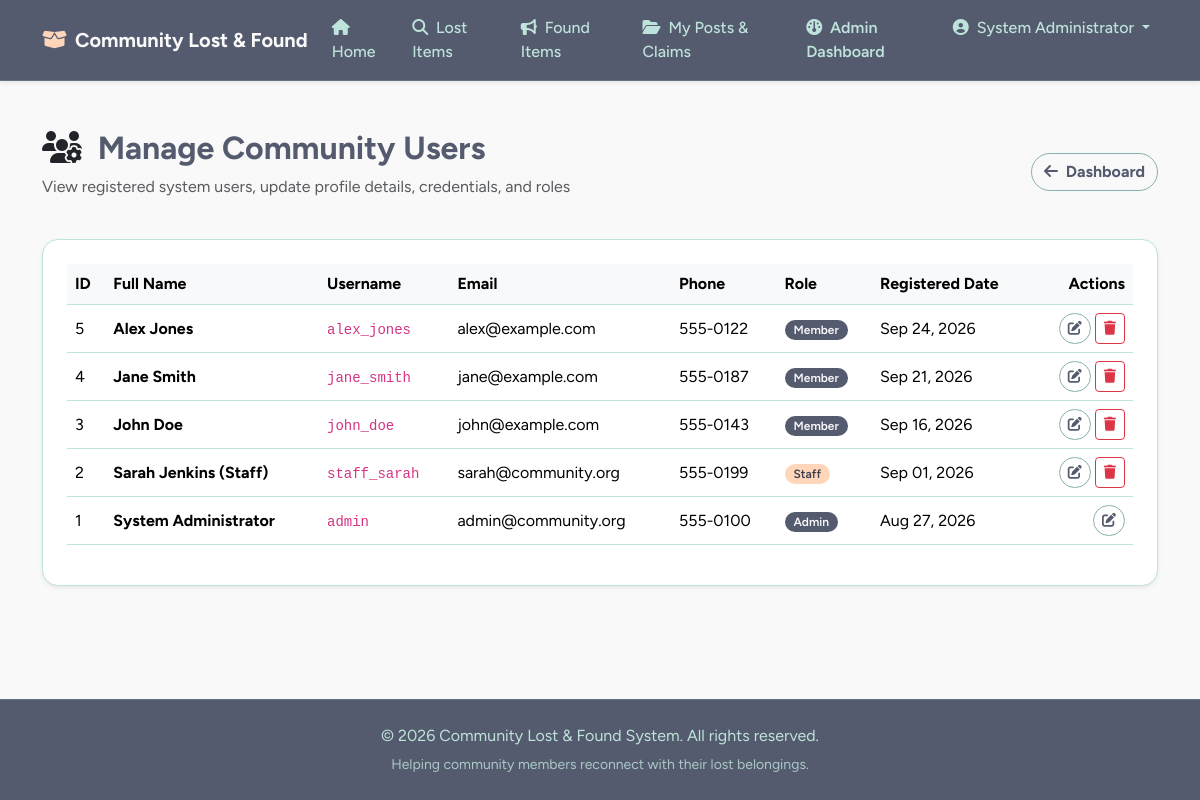
The page /admin/manage_users.php (signed in) on the database as committed earlier.
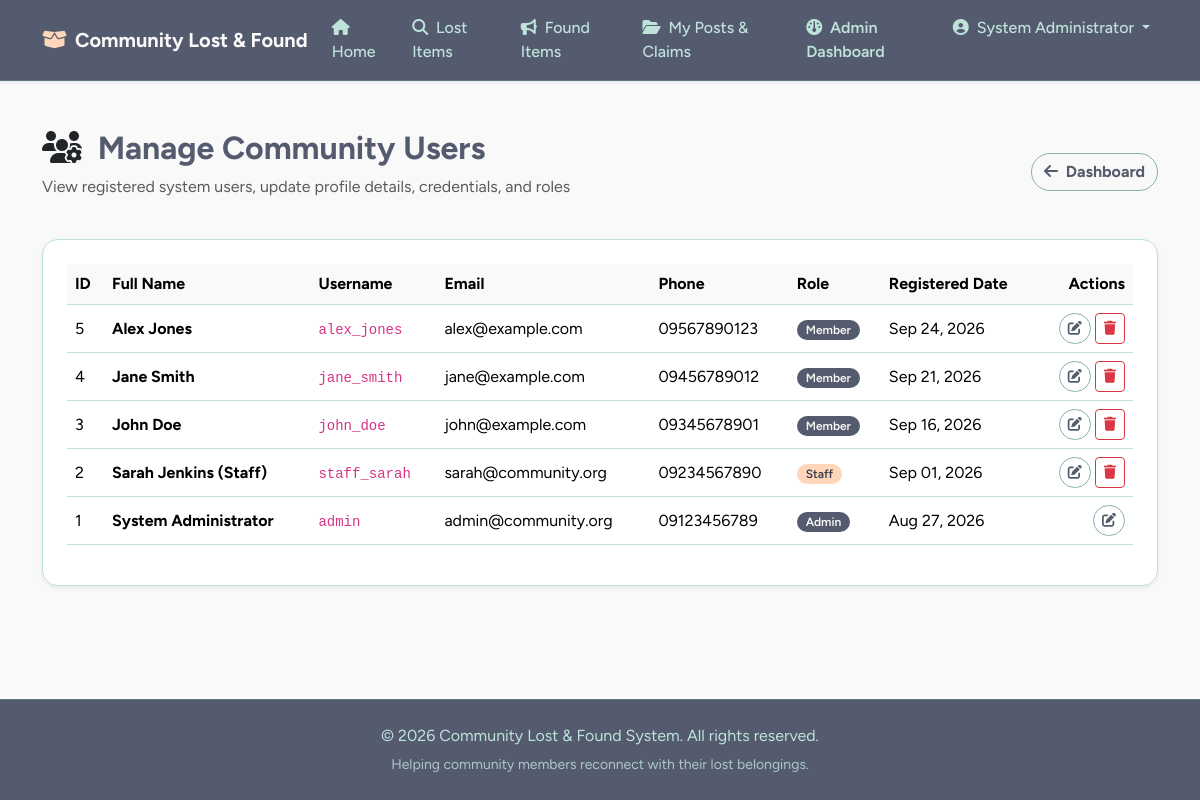
The same page on the database as committed later.
### tables this page shows
CREATE TABLE `users` (
  `id` INT AUTO_INCREMENT PRIMARY KEY,
  `username` VARCHAR(50) NOT NULL UNIQUE,
  `email` VARCHAR(100) NOT NULL UNIQUE,
  `password` VARCHAR(255) NOT NULL,
  `full_name` VARCHAR(100) NOT NULL,
  `phone` VARCHAR(20) DEFAULT NULL,
  `role` ENUM('admin', 'staff', 'member') NOT NULL DEFAULT 'member',
  `created_at` TIMESTAMP DEFAULT CURRENT_TIMESTAMP
);

### db.php (called while the page is built, shortened)
<?php
function isLoggedIn() {
    return isset($_SESSION['user_id']);
}
function isAdminOrStaff() {
    return isset($_SESSION['role']) && ($_SESSION['role'] === 'admin' || $_SESSION['role'] === 'staff');
}

### admin/manage_users.php (the view, shortened to what this page needs)
<?php
require_once '../db.php';
$users = $pdo->query("SELECT * FROM users ORDER BY created_at DESC")->fetchAll();
include '../header.php';
?>
<div class="container my-5">
    <div class="d-flex justify-content-between align-items-center mb-4">
        <div>
            <h2 class="fw-bold"><i class="fa-solid fa-users-gear text-dark me-2"></i> Manage Community Users</h2>
            <p class="text-muted">View registered system users, update profile details, credentials, and roles</p>
        </div>
        <a href="dashboard.php" class="btn btn-outline-secondary fw-bold"><i class="fa-solid fa-arrow-left me-1"></i> Dashboard</a>
    </div>
    <div class="card shadow-sm p-4">
        <div class="table-responsive">
            <table class="table table-hover align-middle">
                <thead class="table-light">
                    <tr>
                        <th>ID</th>
                        <th>Full Name</th>
                        <th>Username</th>
                        <th>Email</th>
                        <th>Phone</th>
                        <th>Role</th>
                        <th>Registered Date</th>
                        <th class="text-end">Actions</th>
                    </tr>
                </thead>
                <tbody>
                    <?php foreach ($users as $u): ?>
                        <tr>
                            <td><?php echo $u['id']; ?></td>
                            <td class="fw-bold"><?php echo htmlspecialchars($u['full_name']); ?></td>
                            <td><code><?php echo htmlspecialchars($u['username']); ?></code></td>
                            <td><?php echo htmlspecialchars($u['email']); ?></td>
                            <td><?php echo htmlspecialchars($u['phone'] ?? '-'); ?></td>
                            <td>
                                <span class="badge bg-<?php echo $u['role'] === 'admin' ? 'danger' : ($u['role'] === 'staff' ? 'warning text-dark' : 'primary'); ?>">
                                    <?php echo ucfirst($u['role']); ?>
                                </span>
                            </td>
                            <td><?php echo date('M d, Y', strtotime($u['created_at'])); ?></td>
                            <td class="text-end">
                                <button type="button" class="btn btn-sm btn-outline-primary" data-bs-toggle="modal" data-bs-target="#editUserModal<?php echo $u['id']; ?>" title="Edit User">
                                    <i class="fa-solid fa-pen-to-square"></i>
                                </button>
                                <?php if ($u['id'] !== intval($_SESSION['user_id'] ?? 0)): ?>
                                    <a href="manage_users.php?action=delete&id=<?php echo $u['id']; ?>" class="btn btn-sm btn-outline-danger" onclick="return confirm('Are you sure you want to delete user <?php echo htmlspecialchars($u['username']); ?>? This will also affect their posted items and claims.');" title="Delete User">
                                        <i class="fa-solid fa-trash"></i>
                                    </a>
                                <?php endif; ?>
                            </td>
                        </tr>
                    <?php endforeach; ?>
                </tbody>
            </table>
        </div>
    </div>
</div>
<?php include '../footer.php'; ?>

### header.php (shortened to what this page needs)
<?php
$is_admin_subfolder = (strpos($_SERVER['PHP_SELF'], '/admin/') !== false);
$root_prefix = $is_admin_subfolder ? '../' : '';
?>
<!DOCTYPE html>
<html lang="en">
<head>
    <link href="https://cdn.jsdelivr.net/npm/bootstrap@5.3.2/dist/css/bootstrap.min.css" rel="stylesheet">
    <link href="https://cdnjs.cloudflare.com/ajax/libs/font-awesome/6.4.2/css/all.min.css" rel="stylesheet">
</head>
<body>
<nav class="navbar navbar-expand-lg navbar-dark sticky-top shadow-sm">
    <div class="container">
        <a class="navbar-brand fw-bold" href="<?php echo $root_prefix; ?>index.php">
            <i class="fa-solid fa-box-open me-2"></i>Community Lost &amp; Found
        </a>
        <div class="collapse navbar-collapse" id="navbarNav">
            <ul class="navbar-nav me-auto">
                <li class="nav-item"><a class="nav-link" href="<?php echo $root_prefix; ?>index.php"><i class="fa-solid fa-home me-1"></i> Home</a></li>
                <li class="nav-item"><a class="nav-link" href="<?php echo $root_prefix; ?>lost_items.php"><i class="fa-solid fa-search me-1"></i> Lost Items</a></li>
                <li class="nav-item"><a class="nav-link" href="<?php echo $root_prefix; ?>found_items.php"><i class="fa-solid fa-bullhorn me-1"></i> Found Items</a></li>
                <?php if (isLoggedIn()): ?>
                    <li class="nav-item"><a class="nav-link" href="<?php echo $root_prefix; ?>my_items.php"><i class="fa-solid fa-folder-open me-1"></i> My Posts &amp; Claims</a></li>
                <?php endif; ?>
            </ul>
            <ul class="navbar-nav ms-auto">
                <?php if (isLoggedIn()): ?>
                    <?php if (isAdminOrStaff()): ?>
                        <li class="nav-item"><a class="nav-link text-warning fw-semibold" href="<?php echo $root_prefix; ?>admin/dashboard.php"><i class="fa-solid fa-gauge me-1"></i> Admin Dashboard</a></li>
                    <?php endif; ?>
                    <li class="nav-item dropdown">
                        <a class="nav-link dropdown-toggle" href="#" role="button" data-bs-toggle="dropdown">
                            <i class="fa-solid fa-user-circle me-1"></i> <?php echo htmlspecialchars($_SESSION['full_name']); ?>
                        </a>
                    </li>
                <?php endif; ?>
            </ul>
        </div>
    </div>
</nav>
<main>

### footer.php (shortened to what this page needs)
</main>
<footer class="py-4 mt-5 text-center">
    <div class="container">
        <p class="mb-1">&copy; <?php echo date('Y'); ?> Community Lost & Found System. All rights reserved.</p>
        <small class="text-muted">Helping community members reconnect with their lost belongings.</small>
    </div>
</footer>
</body>
</html>

### header.php (style rules this page uses)
:root { --blue-slate: #555b6eff; --muted-teal: #89b0aeff; --frozen-water: #bee3dbff; --bright-snow: #faf9f9ff; --peach-fuzz: #ffd6baff; --ink: #3b3f4d; }
body { background-color: var(--bright-snow); color: var(--blue-slate); font-family: 'Figtree', system-ui, -apple-system, 'Segoe UI', sans-serif; display: flex; flex-direction: column; min-height: 100vh; }
main { flex: 1; }
.navbar { background-color: var(--blue-slate) !important; border-bottom: 1px solid rgba(137, 176, 174, 0.3); }
.navbar-brand { color: var(--bright-snow) !important; font-weight: 700; }
.navbar-brand i { color: var(--peach-fuzz) !important; }
.navbar-nav .nav-link { color: var(--frozen-water) !important; font-weight: 500; transition: color .15s ease; }
.btn-outline-primary { border-color: var(--muted-teal); color: var(--blue-slate); font-weight: 600; border-radius: 999px; }
.btn-outline-secondary, .btn-outline-success { border-color: var(--muted-teal); color: var(--blue-slate); font-weight: 600; border-radius: 999px; }
.card { border: 1px solid var(--frozen-water); border-radius: 16px; background-color: #ffffff; box-shadow: 0 4px 20px rgba(85, 91, 110, 0.04); transition: transform 0.2s ease, box-shadow 0.2s ease; }
.badge { font-weight: 600; padding: .35em .75em; border-radius: 999px; }
.bg-danger { background-color: var(--blue-slate) !important; color: var(--bright-snow); }
.bg-primary { background-color: var(--blue-slate) !important; color: var(--bright-snow); }
.bg-warning { background-color: var(--peach-fuzz) !important; color: var(--ink) !important; }
.table { color: var(--blue-slate); }
.table-light { background-color: var(--frozen-water) !important; color: var(--ink); }
.table>:not(caption)>*>* { border-bottom-color: var(--frozen-water); }
footer { background-color: var(--blue-slate); color: var(--frozen-water); border-top: 1px solid rgba(137, 176, 174, 0.3); }
footer .text-muted { color: var(--frozen-water) !important; opacity: 0.8; }

Rows that differ between the two databases and show on the page:
changed users "Alex Jones": phone "555-0122" → "09567890123"
changed users "Jane Smith": phone "555-0187" → "09456789012"
changed users "John Doe": phone "555-0143" → "09345678901"
changed users "Sarah Jenkins (Staff)": phone "555-0199" → "09234567890"
changed users "System Administrator": phone "555-0100" → "09123456789"
